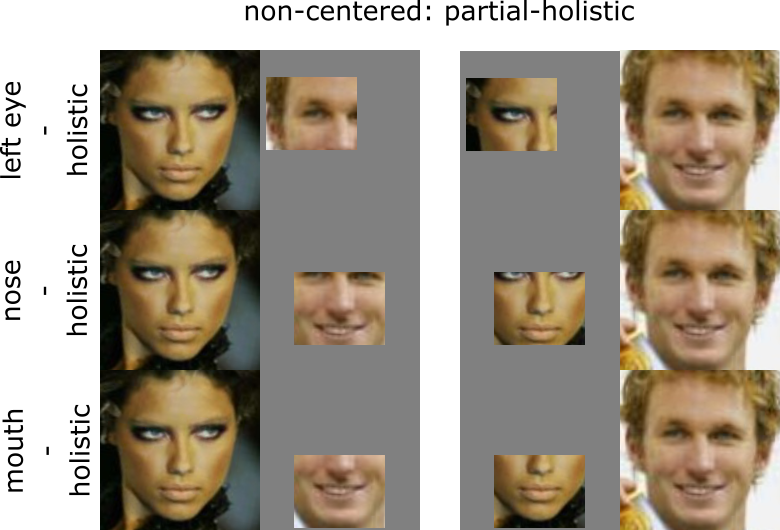
#> input picture resources/partial-holistic.png, 780 x 530 px, given as the content of the folder /mnt/ssd/datasets/LFW/LFW_aligned, which was not available
$ python gen_partial_faces.py
#> lines starting #> are read from the running program, lines starting #| are printed output that depends on the picture; after the words box and inside, x2 and y2 are one past the last pixel; in counts of white or black regions, pixels touching at a corner belong together; pictures that were not available may be replaced by others from this repository, and a replacement may not be noted
import argparse
import os
import sys

import cv2
import numpy as np
from tqdm import tqdm


def main(args):
    input_dir = args.input_dir
    output_dir =args.output_dir
    image_size = args.image_size
    PADDING = 0.3

    FACTORS = [0.1, 0.15, 0.2, 0.25, 0.3, 0.35, 0.4, 0.45, 0.5]
    PARTS = ['lEye', 'rEye', 'Nose', 'Mouth']

    mean_face_shape_x = [0.2194, 0.7747, 0.4971, 0.3207, 0.6735]
    mean_face_shape_y = [0.1871, 0.1871, 0.5337, 0.7633, 0.7633]
    # Take the mean x-coordinate for mouth
    mean_face_shape_x[3] = 0.5 * (mean_face_shape_x[3] + mean_face_shape_x[4])

    # get 4 landmark coordinates
    point_dict = {PARTS[idx]: [(PADDING + mean_face_shape_x[idx]) / (2 * PADDING + 1) * image_size,
                               (PADDING + mean_face_shape_y[idx]) / (2 * PADDING + 1) * image_size + 15]
                  for idx in range(4)}

    file_paths = [os.path.join(root,file) for root, directory, files in os.walk(input_dir) for file in files
                 if file.endswith('.jpg') or file.endswith('.png')]

    for file_path in tqdm(file_paths, desc='Generate partial faces... ', unit='imgs'):
        try:
            img = cv2.imread(file_path)
#> img is the input picture: shape (530, 780, 3); mean B, G, R 134.3, 149.7, 160.4
        except (IOError, ValueError, IndexError) as e:
            print('{}: {}'.format(file_path, e))
        else:
            img = img[:, :, 0:3] - 128
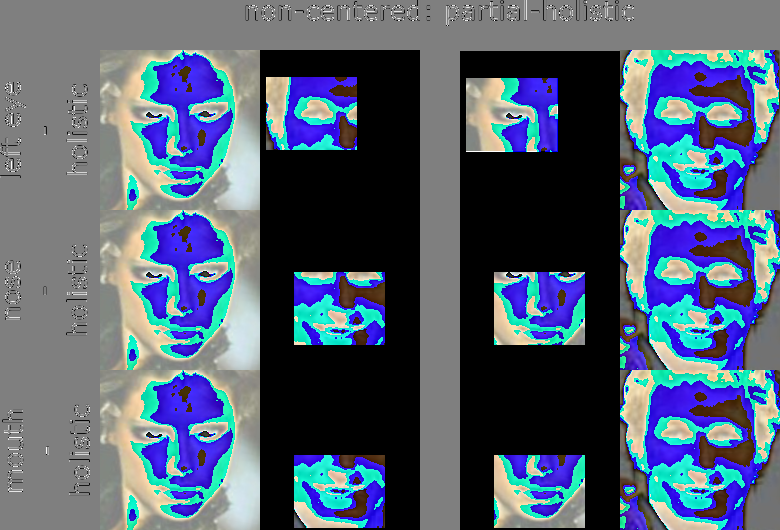
#> img: shape (530, 780, 3); mean B, G, R 113.9, 95.3, 81.9
            for part in PARTS:
                for factor in FACTORS:
                    # Create Mask
                    roi = np.zeros(img.shape[0:2], dtype=np.uint8)
                    x1 = int(point_dict[part][0] - (15 + 120 * factor))
                    y1 = int(point_dict[part][1] - (10 + 105 * factor))
                    x2 = int(point_dict[part][0] + (15 + 120 * factor))
                    y2 = int(point_dict[part][1] + (10 + 105 * factor))
                    cv2.rectangle(roi, (x1, y1), (x2, y2), 1, -1)

                    partial = cv2.bitwise_and(img, img, mask=roi) + 128

                    # Save
                    output_file_path = file_path.replace(input_dir, os.path.join(output_dir, part, 'factor_' + str(factor))).replace('.jpg', '.png')
                    if not os.path.exists(output_file_path):
                        if not os.path.exists(os.path.dirname(output_file_path)):
                            os.makedirs(os.path.dirname(output_file_path), exist_ok=True)
                        cv2.imwrite(output_file_path, partial)

                    # Center partial image
                    dx = 80 - point_dict[part][0]
                    dy = 80 - point_dict[part][1]
                    M = np.float32([[1, 0, dx], [0, 1, dy]])
                    partial_centered = cv2.warpAffine(partial, M, (image_size, image_size), borderValue=(128, 128, 128))

                    output_file_path = file_path.replace(input_dir, os.path.join(output_dir, part + '_centered', 'factor_' + str(factor))).replace('.jpg', '.png')
                    # Save
                    if not os.path.exists(output_file_path):
                        if not os.path.exists(os.path.dirname(output_file_path)):
                            os.makedirs(os.path.dirname(output_file_path), exist_ok=True)
                        cv2.imwrite(output_file_path, partial_centered)
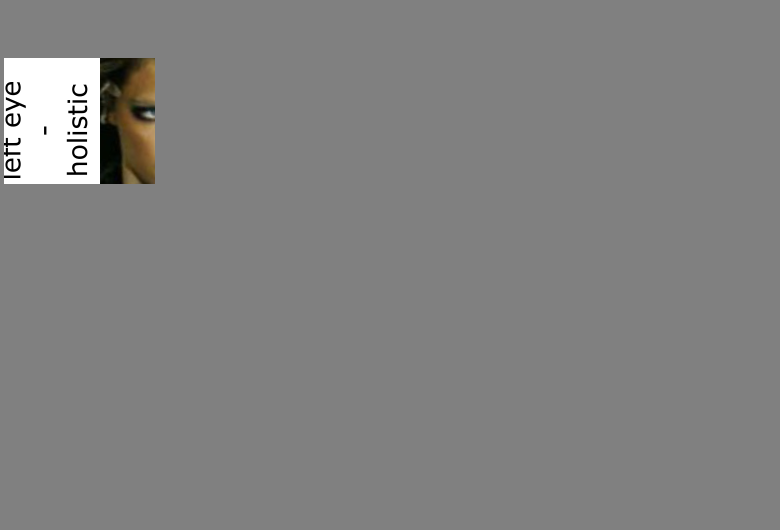
#> partial: shape (530, 780, 3); mean B, G, R 129.4, 129.8, 130.1
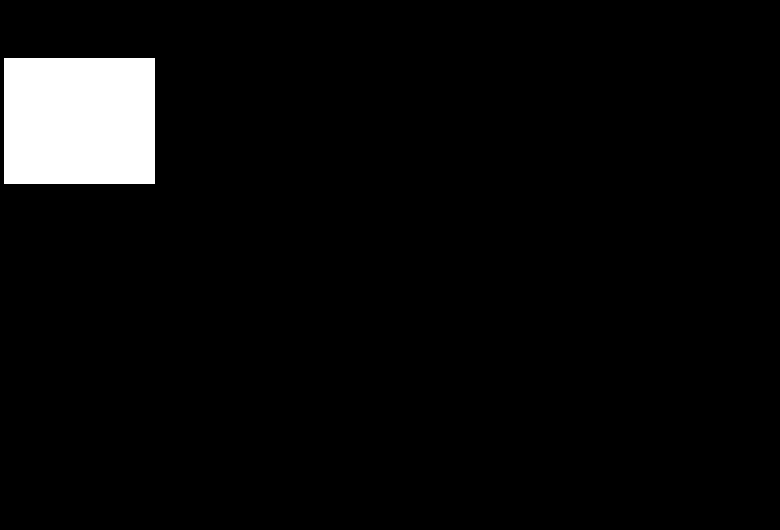
#> roi: shape (530, 780); values 0 (black) and 1 (white), 4.6% white; 1 white region, box (x1, y1, x2, y2) and area: (4, 58, 155, 184) 19026


if __name__ == '__main__':
    parser = argparse.ArgumentParser()
    parser.add_argument('--input_dir', type=str,
                        help='Path to the dataset which will be aligned.',
                        default='/mnt/ssd/datasets/LFW/LFW_aligned')
    parser.add_argument('--output_dir', type=str,
                        help='Path to the directy for the aligned faces.',
                        default='/mnt/ssd/datasets/LFW/PartialLFW')
    parser.add_argument('--image_size', type=int,
                        help='Image size (height, width) in pixels.', default=160)
    main(parser.parse_args(sys.argv[1:]))

$ run again, on resources/partial-same.png
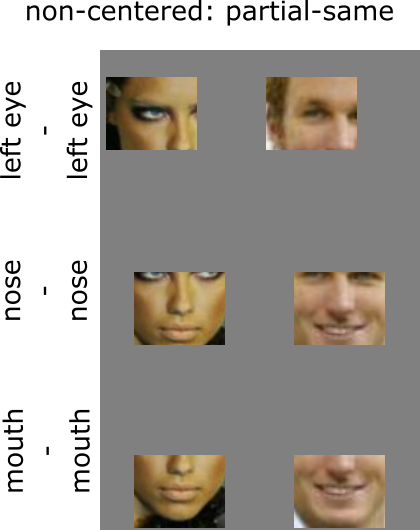
#> input picture resources/partial-same.png, 420 x 530 px, given as the content of the folder /mnt/ssd/datasets/LFW/LFW_aligned, which was not available
#> in main, img is the input picture: shape (530, 420, 3); mean B, G, R 153, 159.6, 164.9
#> after the loop in main, `for part in PARTS:`:
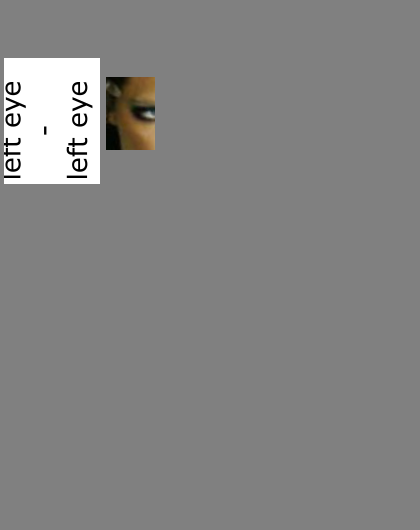
#> partial: shape (530, 420, 3); mean B, G, R 132.2, 132.6, 133
#> after the loop in main, `for part in PARTS:`:
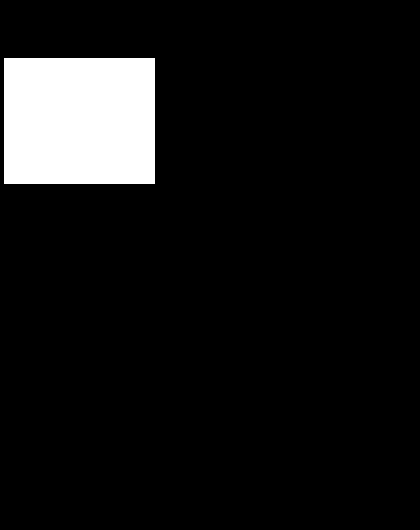
#> roi: shape (530, 420); values 0 (black) and 1 (white), 8.5% white; 1 white region, box (x1, y1, x2, y2) and area: (4, 58, 155, 184) 19026
